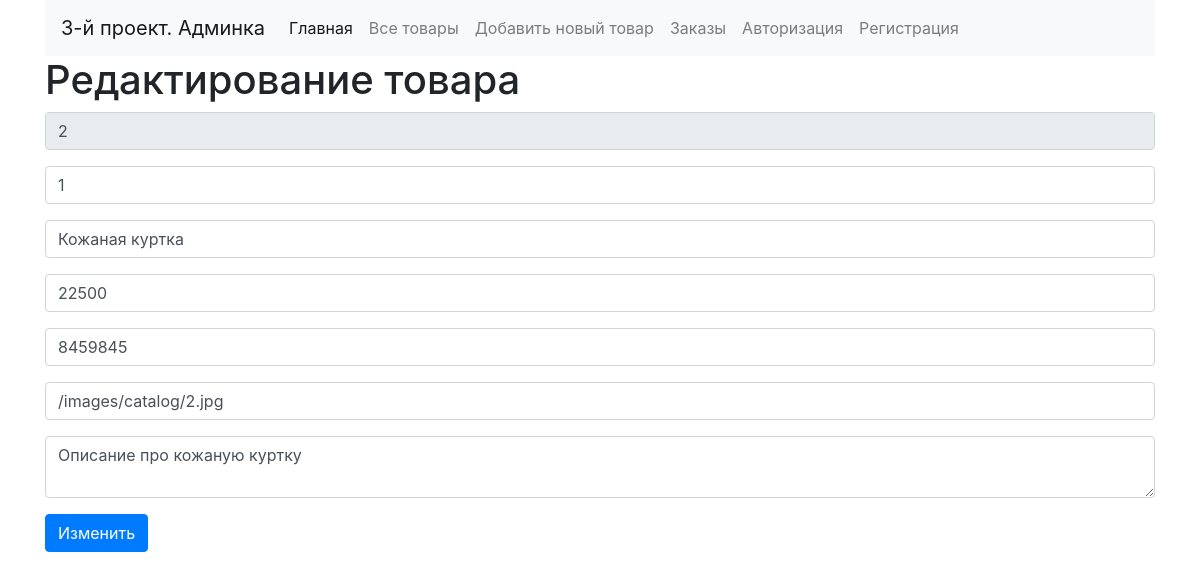
The app's page /admin/product.php?id=2 (signed in) with its own data.
### tables this page shows
CREATE TABLE IF NOT EXISTS `products` (
  `id` int(11) NOT NULL AUTO_INCREMENT,
  `active` enum('0','1') NOT NULL DEFAULT '1',
  `name` varchar(255) NOT NULL,
  `price` float NOT NULL,
  `photo` varchar(255) NOT NULL,
  `sku` varchar(255) NOT NULL,
  `description` text NOT NULL,
  PRIMARY KEY (`id`)
);

### admin/product.php (the view, shortened to what this page needs)
<?php
    include($_SERVER['DOCUMENT_ROOT'].'/admin/modules/header.php');
    $template = [
        'product'=>[]
    ];
    if( isset( $_GET['id'] ) ){
        $sql_product = "SELECT * FROM products WHERE id = {$_GET['id']}";
        $result_product = mysqli_query($db, $sql_product);
        $template['product'] = mysqli_fetch_assoc($result_product);
    }
?>
<div class="row">
    <div class="col-12">
        <h1>Редактирование товара</h1>
        <form method="POST">
            <div class="form-group">
                <input type="text" name="id" readonly class="form-control" placeholder="id" value='<?=$template['product']['id']?>'>
            </div>
            <div class="form-group">
                <input type="text" name="active" class="form-control" placeholder="active" value='<?=$template['product']['active']?>'>
            </div>
            <div class="form-group">
                <input type="text" name="name" class="form-control" placeholder="name" value='<?=$template['product']['name']?>'>
            </div>
            <div class="form-group">
                <input type="text" name="price" class="form-control" placeholder="price" value='<?=$template['product']['price']?>'>
            </div>
            <div class="form-group">
                <input type="text" name="sku" class="form-control" placeholder="sku" value='<?=$template['product']['sku']?>'>
            </div>
            <div class="form-group">
                <input type="photo" name="photo" class="form-control" placeholder="photo" value='<?=$template['product']['photo']?>'>
            </div>
            <div class="form-group">
                <textarea name="description" class="form-control" placeholder="Описание"><?=$template['product']['description']?></textarea>
            </div>
            <button type="submit" class="btn btn-primary">Изменить</button>
        </form>
    </div>
</div>
<?php include($_SERVER['DOCUMENT_ROOT'].'/admin/modules/footer.php'); ?>

### records on screen
products: id "2", active "1", name "Кожаная куртка", price "22500", sku "8459845", photo "/images/catalog/2.jpg", description "Описание про кожаную куртку"
